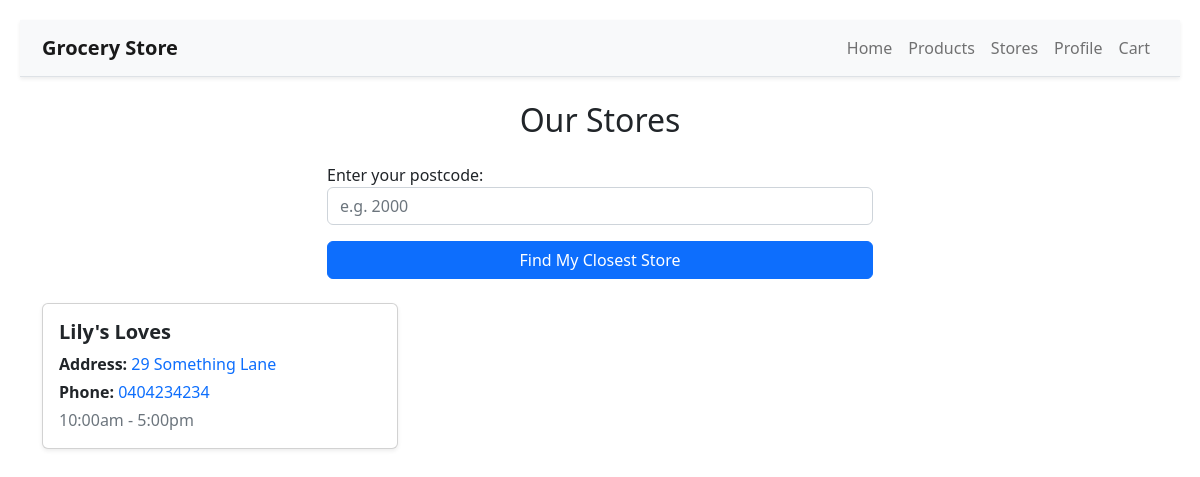
Page /stores on the earlier database version.
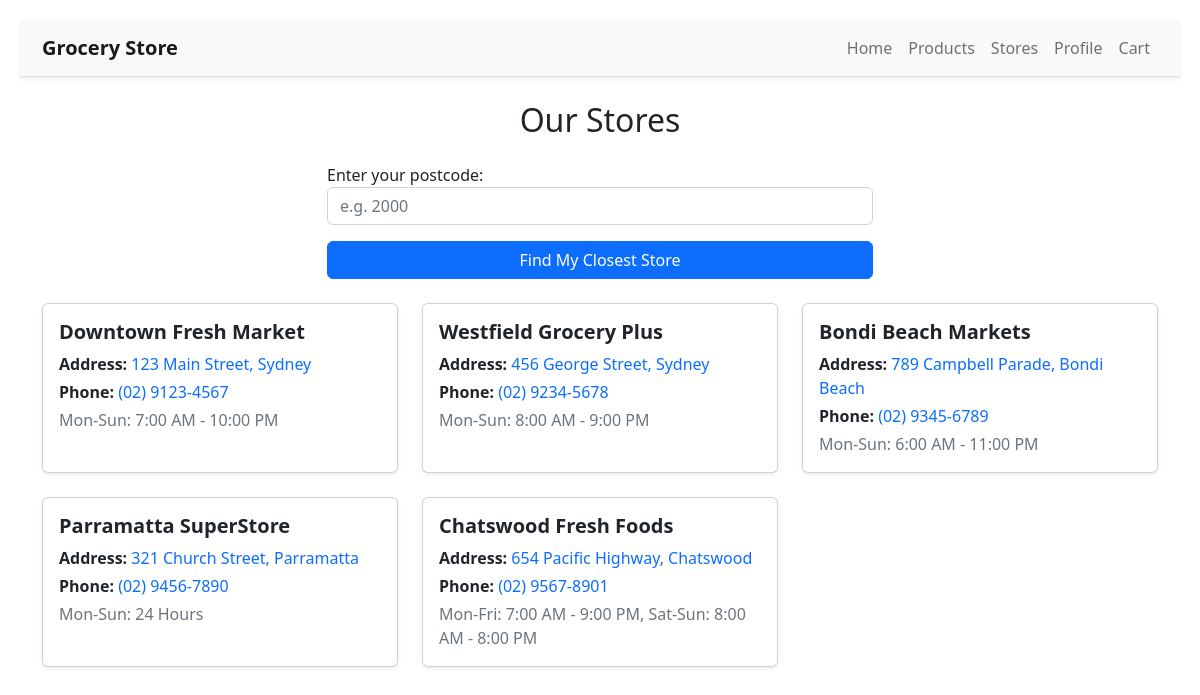
Same page on the later database version.
### grocery_store_app/models/store.py (models this page shows, shortened)
class Store(models.Model):
  name = models.CharField(max_length=50)
  address = models.CharField(max_length=255)
  postcode = models.CharField(max_length=10, null=True, blank=True)
  phone_number = models.CharField(max_length=20)
  opening_hours = models.CharField(max_length=500)
  latitude = models.FloatField(null =True, blank=True)
  longitude = models.FloatField(null =True, blank=True)

### grocery_store_app/views.py (the view)
# urls.py: path("stores", views.stores, name="stores"),
def stores(request):
    store_objects = Store.objects.exclude(latitude__isnull=True, longitude__isnull=True)
    closest_store = None
    distance_km = None
    if request.method == "POST":
        form = PostcodeForm(request.POST)
        if form.is_valid():
            postcode = form.cleaned_data["postcode"]
            user_lat, user_lng = geocode_postcode(postcode)
            if user_lat and user_lng:
                min_distance = float("inf")
                for store in store_objects:
                    dist = haversine(
                        user_lat, user_lng, store.latitude, store.longitude
                    )
                    if dist < min_distance:
                        min_distance = dist
                        closest_store = store
                        distance_km = round(min_distance, 2)
    else:
        form = PostcodeForm()
    return render(
        request,
        "grocery_store_app/stores.html",
        {
            "stores": store_objects,
            "form": form,
            "closest_store": closest_store,
            "distance_km": distance_km,
        },
    )

### grocery_store_app/forms.py
class PostcodeForm(forms.Form):
    postcode = forms.CharField(
        label="Enter your postcode",
        max_length=4,
        widget=forms.TextInput(attrs={
            'class': 'form-control',
            'placeholder': 'e.g. 2000'
        })
    )

### grocery_store_app/templates/grocery_store_app/stores.html (shortened to what this page needs)
{% extends "grocery_store_app/layout.html" %}
{% block body %}
<div class="container my-4">
  <h2 class="mb-4 text-center">Our Stores</h2>
  <div class="row justify-content-center mb-4">
    <div class="col-md-6">
      <form method="post">
        {{ form.as_p }}
        <button type="submit" class="btn btn-primary w-100">Find My Closest Store</button>
      </form>
    </div>
  </div>
  <div class="row gy-4">
    {% for store in stores %}
    <div class="col-md-6 col-lg-4">
      <div class="card shadow-sm h-100">
        <div class="card-body">
          <h5 class="card-title fw-bold">{{ store.name }}</h5>
          <p class="mb-1">
            <strong>Address: </strong><a href="https://www.google.com/maps/search/?api=1&query={{ store.address|urlencode }}" target="_blank" rel="noopener noreferrer" class="text-decoration-none">{{ store.address }}</a>
          </p>
          <p class="mb-1">
            <strong>Phone: </strong><a href="tel:{{ store.phone_number }}" class="text-decoration-none">{{ store.phone_number }}</a>
          </p>
          <p class="card-text text-muted">{{ store.opening_hours|linebreaksbr }}</p>
        </div>
      </div>
    </div>
    {% endfor %}
  </div>
</div>
{% endblock %}

### grocery_store_app/templates/grocery_store_app/layout.html (shortened to what this page needs)
{% load static %}
<!DOCTYPE html>
<html lang="en">
<head>
  <link href="https://cdn.jsdelivr.net/npm/bootstrap@5.2.3/dist/css/bootstrap.min.css" rel="stylesheet"
>
  <link href="{% static 'grocery_store_app/style.css' %}" rel="stylesheet">
</head>
<body>
  <nav class="navbar navbar-expand-lg navbar-light bg-light border-bottom shadow-sm mb-4">
    <div class="container">
      <a class="navbar-brand fw-bold" href="{% url 'index' %}">Grocery Store</a>
      <div class="collapse navbar-collapse" id="navbarNav">
        <ul class="navbar-nav ms-auto">
          <li class="nav-item">
            <a class="nav-link {% if request.path == '/' %}active{% endif %}" href="{% url 'index' %}">Home</a>
          </li>
          <li class="nav-item">
            <a class="nav-link {% if request.path == '/products/' %}active{% endif %}"
              href="{% url 'products' %}">Products</a>
          </li>
          <li class="nav-item">
            <a class="nav-link {% if request.path == '/stores/' %}active{% endif %}"
              href="{% url 'stores' %}">Stores</a>
          </li>
          <li class="nav-item">
            <a class="nav-link {% if request.path == '/profile' %}active{% endif %}"
              href="{% url 'profile' %}">Profile</a>
          </li>
          <li class="nav-item">
            <a class="nav-link {% if request.path == '/profile' %}active{% endif %}" href="{% url 'cart' %}">Cart</a>
          </li>
        </ul>
      </div>
    </div>
  </nav>
  {% block body %}
  {% endblock %}
</body>
</html>

### grocery_store_app/static/grocery_store_app/style.css (style rules this page uses)
body { padding: 20px; }

Differences in the rows shown:
removed Store: name "Lily's Loves", address "29 Something Lane", phone_number "0404234234", opening_hours "10:00am - 5:00pm"
added Store: name "Downtown Fresh Market", address "123 Main Street, Sydney", phone_number "(02) 9123-4567", opening_hours "Mon-Sun: 7:00 AM - 10:00 PM"
added Store: name "Westfield Grocery Plus", address "456 George Street, Sydney", phone_number "(02) 9234-5678", opening_hours "Mon-Sun: 8:00 AM - 9:00 PM"
added Store: name "Bondi Beach Markets", address "789 Campbell Parade, Bondi Beach", phone_number "(02) 9345-6789", opening_hours "Mon-Sun: 6:00 AM - 11:00 PM"
added Store: name "Parramatta SuperStore", address "321 Church Street, Parramatta", phone_number "(02) 9456-7890", opening_hours "Mon-Sun: 24 Hours"
added Store: name "Chatswood Fresh Foods", address "654 Pacific Highway, Chatswood", phone_number "(02) 9567-8901", opening_hours "Mon-Fri: 7:00 AM - 9:00 PM, Sat-Sun: 8:00 AM - 8:00 PM"
